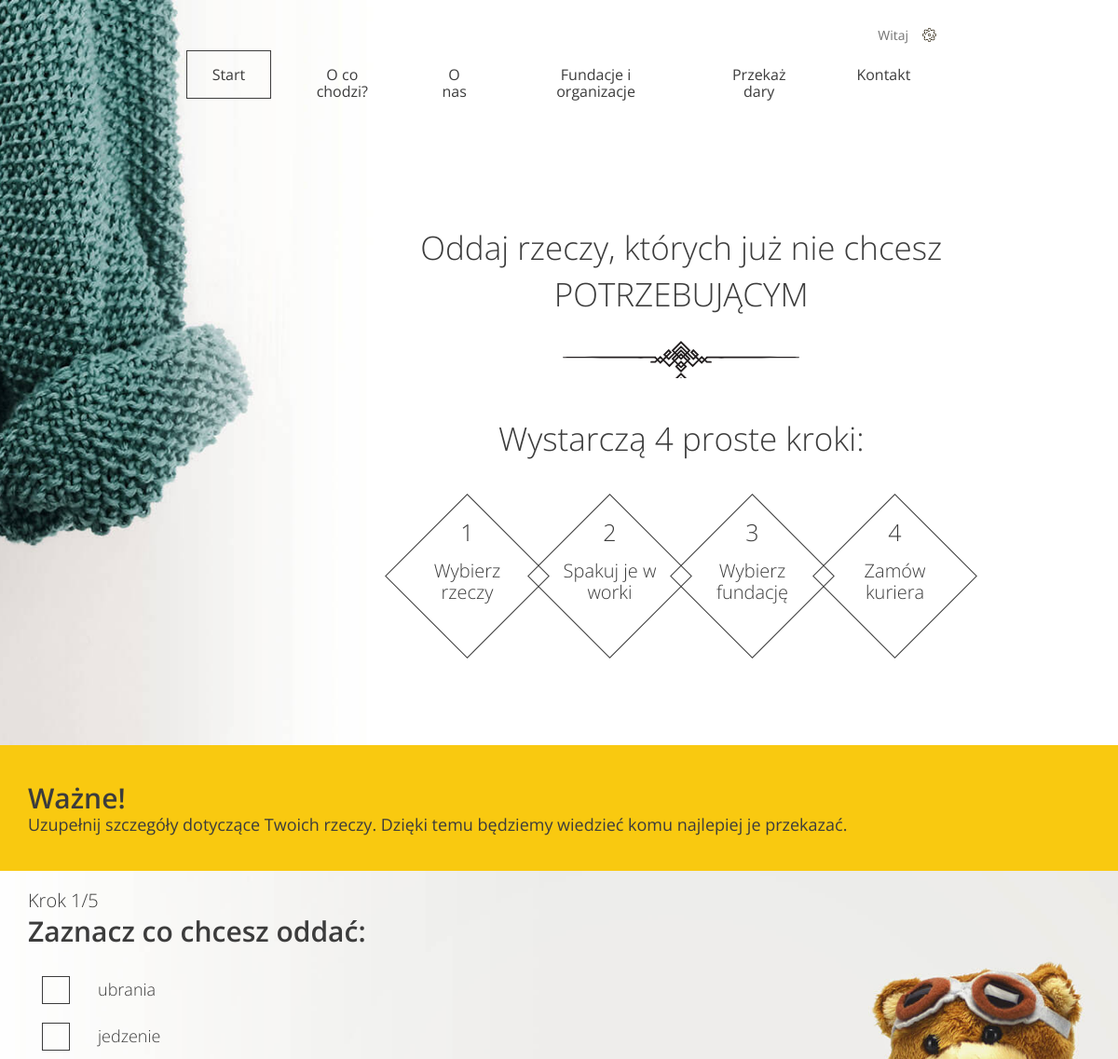
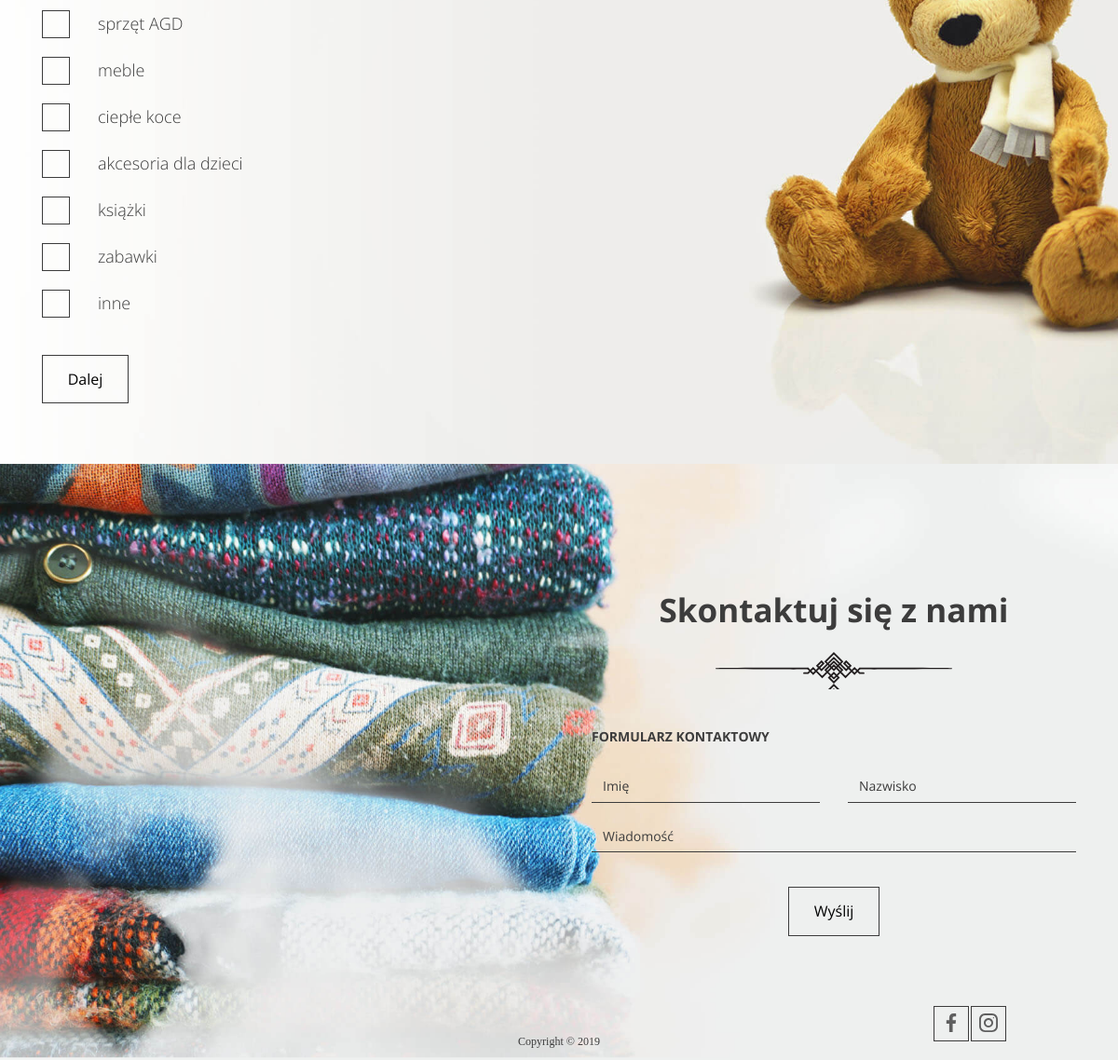
Page /giveAway/donate/ on the committed database (2 pictures, top to bottom).
### accounts/models.py (models this page shows)
class Category(models.Model):
    name = models.CharField(max_length=10)
    def __str__(self):
        return self.name

### giveAway/views.py (the view, shortened to what this page needs)
# urls.py: path('donate/', AddDonation.as_view(), name='donate'),
class AddDonation(View):
    def get(self, request):
        all_categories = Category.objects.all()
        all_institutions = Institution.objects.all()
        return render(request, 'form.html', {
            'all_categories': all_categories,
            'all_institutions': all_institutions,
        })

### templates/form.html (shortened to what this page needs)
{% extends 'base.html' %}
{% load static %}
{% block content %}
    <header class="header--form-page">
        <nav class="container container--70">
            <ul class="nav--actions">
                <li class="logged-user">
                    Witaj {{ user.first_name }}
                </li>
            </ul>
            {% include 'nav_bar.html' %}
        </nav>
        <div class="slogan container container--90">
            <div class="slogan--item">
                <h1>
                    Oddaj rzeczy, których już nie chcesz<br/>
                    <span class="uppercase">potrzebującym</span>
                </h1>
                <div class="slogan--steps">
                    <div class="slogan--steps-title">Wystarczą 4 proste kroki:</div>
                    <ul class="slogan--steps-boxes">
                      <li><div><em>1</em><span>Wybierz rzeczy</span></div></li>
                      <li><div><em>2</em><span>Spakuj je w worki</span></div></li>
                      <li><div><em>3</em><span>Wybierz fundację</span></div></li>
                      <li><div><em>4</em><span>Zamów kuriera</span></div></li>
                    </ul>
                </div>
            </div>
        </div>
    </header>
    <section class="form--steps">
        <div class="form--steps-instructions">
            <div class="form--steps-container">
              <h3>Ważne!</h3>
              <p data-step="1" class="active">
                Uzupełnij szczegóły dotyczące Twoich rzeczy. Dzięki temu będziemy
                wiedzieć komu najlepiej je przekazać.
              </p>
            </div>
        </div>
        <div class="form--steps-container">
            <div class="form--steps-counter">Krok <span>1</span>/5</div>
            <form id="donationform" method="post" action="{% url 'giveAway:confirmation' %}">
                <div data-step="1" class="active">
                    <h3>Zaznacz co chcesz oddać:</h3>
                    {% for category in all_categories %}
                        <div class="form-group form-group--checkbox">
                          <label>
                            <span class="checkbox"></span>
                            <span class="description">{{ category.name }}</span>
                          </label>
                        </div>
                    {% endfor %}
                    <div class="form-group form-group--buttons">
                      <button type="button" class="btn next-step">Dalej</button>
                    </div>
                </div>
            </form>
        </div>
    </section>
{% endblock %}

### templates/base.html (shortened to what this page needs)
<!DOCTYPE html>
    {% load static %}
<html lang="pl">
    <head>
        <link rel="stylesheet" href="{% static 'css/style.css' %}" />
    </head>
    <body>
    {% block content %}{% endblock %}
    <footer>
      <div id="contact" class="contact">
        <h2>Skontaktuj się z nami</h2>
        <h3>Formularz kontaktowy</h3>
        <form class="form--contact">
          <div class="form-group form-group--50"><input type="text" name="name" placeholder="Imię" /></div>
          <div class="form-group form-group--50"><input type="text" name="surname" placeholder="Nazwisko" /></div>
          <div class="form-group"><textarea name="message" placeholder="Wiadomość" rows="1"></textarea></div>
          <button class="btn" type="submit">Wyślij</button>
        </form>
      </div>
      <div class="bottom-line">
        <span class="bottom-line--copy">Copyright &copy; 2019</span>
        <div class="bottom-line--icons">
          <a href="#" class="btn btn--small"><img src="{% static 'images/icon-facebook.svg' %}"/></a>
          <a href="#" class="btn btn--small"><img src="{% static 'images/icon-instagram.svg' %}"/></a>
        </div>
      </div>
    </footer>
    </body>
</html>

### templates/nav_bar.html
<ul>
  <li><a href="/giveAway" class="btn btn--without-border active">Start</a></li>
  <li><a href="/giveAway/#steps" class="btn btn--without-border">O co chodzi?</a></li>
  <li><a href="/giveAway/#about-us" class="btn btn--without-border">O nas</a></li>
  <li><a href="/giveAway/#help" class="btn btn--without-border">Fundacje i organizacje</a></li>
    {% if user.is_authenticated %}
        <li><a href="{% url 'giveAway:donate' %}" class="btn btn--without-border">Przekaż dary</a></li>
    {% else %}
        <li><a href="{% url 'giveAway:login' %}" class="btn btn--without-border">Przekaż dary</a></li>
    {% endif %}
    <li><a href="/giveAway/#contact" class="btn btn--without-border">Kontakt</a></li>
</ul>

### rows in the picture
Category: name "ubrania"
Category: name "jedzenie"
Category: name "sprzęt AGD"
Category: name "meble"
Category: name "ciepłe koce"
Category: name "akcesoria dla dzieci"
Category: name "książki"
Category: name "zabawki"
Category: name "inne"
